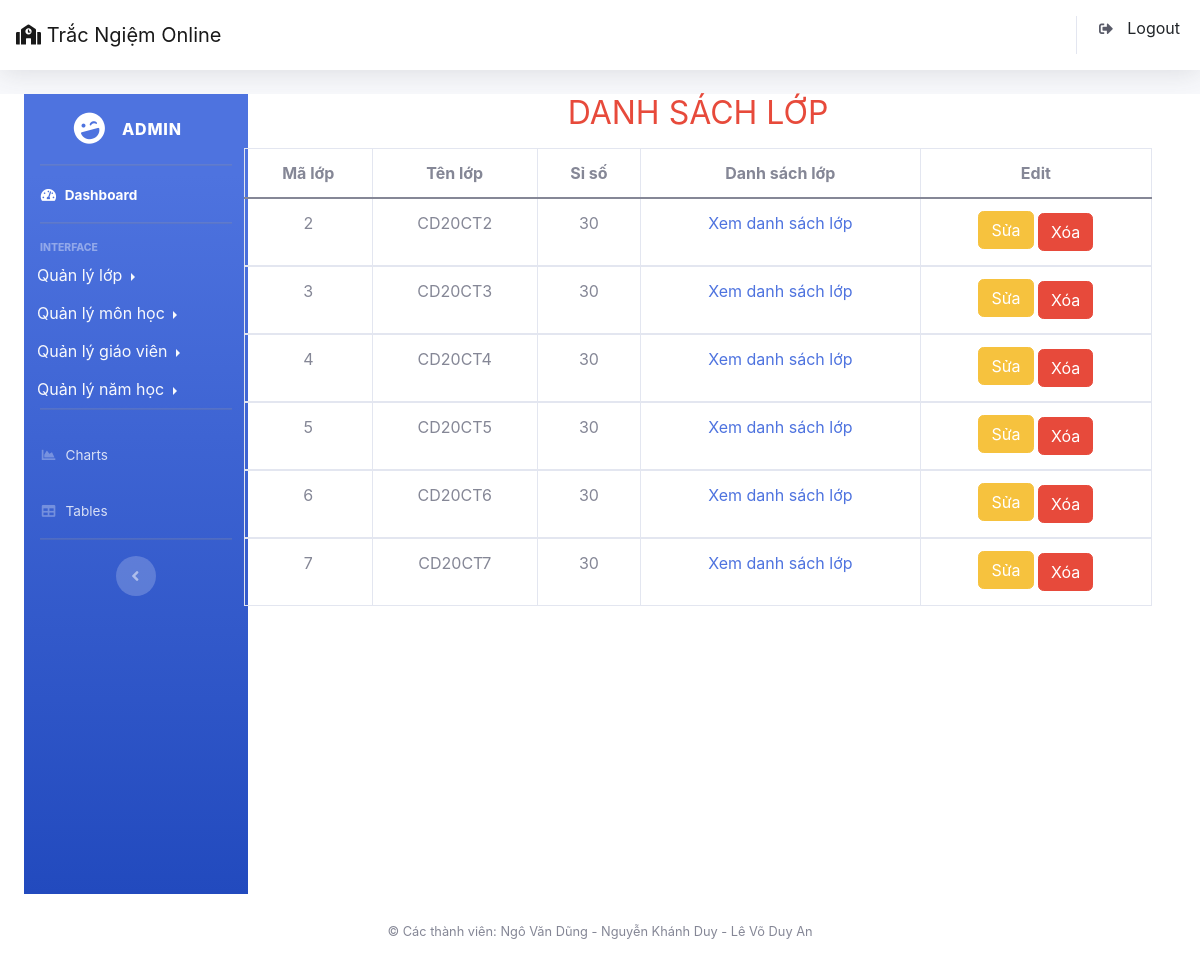
/Admin/index.php?action=lop&act=lop (signed in), run on the app's committed database.
### tables this page shows
CREATE TABLE `lop` (
  `maLop` int(11) NOT NULL,
  `tenLop` varchar(12) NOT NULL,
  `siso` int(11) NOT NULL
);

### Admin/Model/connect.php (called while the page is built, shortened)
<?php
  class connect{
      var $db=null;
      public function __construct()
      {
        $dsn='mysql:host=localhost;dbname=tracnghiem2';
        $user='root';
        $pass='root';
        $this->db=new PDO($dsn,$user,$pass,array(PDO::MYSQL_ATTR_INIT_COMMAND=>"SET NAMES utf8"));
      }
      public function getList($select)
      {
        $result=$this->db->query($select);
        return $result;
      }
  }
?>

### Admin/Model/quanlylop.php (called while the page is built, shortened)
<?php
     class lop{
          public function xemLop()
          {
            $select="select * from lop";
            $db = new connect();
            $result = $db->getList($select);
            return $result;
          }
     }
?>

### Admin/View/lop.php (the view, shortened to what this page needs)
<div class="col-lg-2">
    <?php
        include "View/sidebar.php";
    ?>
</div>
<div class="col-lg-10">
    <section>
        <div class="container-fluid">
            <h2 class="text-center text-danger mb-md-3">DANH SÁCH LỚP</h2>
            <table class=" table table-bordered table-hover text-center">
                <thead>
                    <tr>
                        <th scope="col">Mã lớp</th>
                        <th scope="col">Tên lớp</th>
                        <th scope="col">Sỉ số</th>
                        <th scope="col">Danh sách lớp</th>
                        <th scope="col">Edit</th>
                    </tr>
                </thead>
                <?php
                    $db = new lop();
                    $result=$db->xemLop();
                    while($set = $result->fetch()):
                ?>
                <tbody>
                    <tr>
                        <td> <?php echo $set['maLop'] ?></td>
                        <td>  <?php echo $set['tenLop'] ?></td>
                        <td>  <?php echo $set['siso'] ?></td>
                        <td> <a class="text-decoration-none" href="index.php?action=sinhvien&act=sinhvien&maLop=<?php echo $set['maLop'] ?>&tenLop=<?php echo $set['tenLop'] ?>">Xem danh sách lớp</a></td>
                        <td class="text-center">
                            <a href="index.php?action=lop&act=update&maLop=<?php echo $set['maLop'];  ?>" class="btn btn-warning mb-md-1">Sửa</a>
                            <a href="index.php?action=lop&act=delete_lop&maLop=<?php echo $set['maLop']?>"
                            onclick="return confirm('Bấm vào nút OK để tiếp tục');" class="btn btn-danger">Xóa</a>
                        </td>
                    </tr>
                    <?php
                    endwhile;
                    ?>
                </tbody>
            </table>
        </div>
    </section>
</div>

### data on the page
lop: maLop "2", tenLop "CD20CT2", siso "30"
lop: maLop "3", tenLop "CD20CT3", siso "30"
lop: maLop "4", tenLop "CD20CT4", siso "30"
lop: maLop "5", tenLop "CD20CT5", siso "30"
lop: maLop "6", tenLop "CD20CT6", siso "30"
lop: maLop "7", tenLop "CD20CT7", siso "30"

### other printed values
$_SESSION['admin'] "ADMIN"
